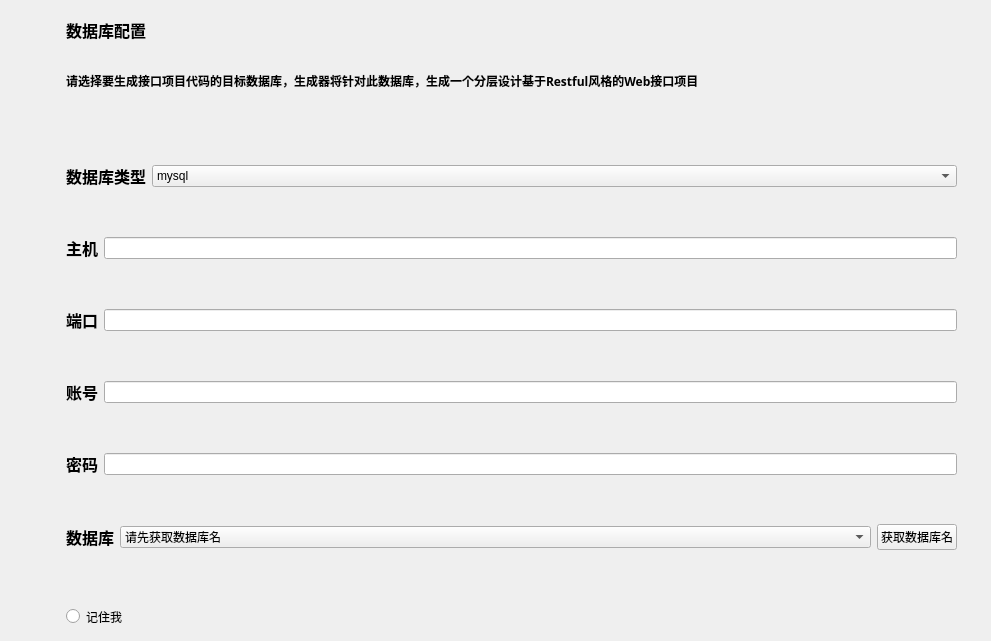
          <widget class="QWidget" name="scrollAreaWidgetContents_1">
           <property name="geometry">
            <rect>
             <x>0</x>
             <y>0</y>
             <width>991</width>
             <height>641</height>
            </rect>
           </property>
           <widget class="QRadioButton" name="radioButton">
            <property name="geometry">
             <rect>
              <x>66</x>
              <y>604</y>
              <width>80</width>
              <height>25</height>
             </rect>
            </property>
            <property name="text">
             <string>记住我</string>
            </property>
           </widget>
           <widget class="QLabel" name="label_db_4">
            <property name="geometry">
             <rect>
              <x>66</x>
              <y>14</y>
              <width>171</width>
              <height>31</height>
             </rect>
            </property>
            <property name="font">
             <font>
              <family>Microsoft YaHei</family>
              <pointsize>12</pointsize>
              <bold>true</bold>
             </font>
            </property>
            <property name="text">
             <string>数据库配置</string>
            </property>
           </widget>
           <widget class="QLabel" name="label_9">
            <property name="geometry">
             <rect>
              <x>66</x>
              <y>56</y>
              <width>851</width>
              <height>51</height>
             </rect>
            </property>
            <property name="font">
             <font>
              <family>Microsoft YaHei</family>
              <pointsize>12</pointsize>
              <bold>true</bold>
             </font>
            </property>
            <property name="frameShape">
             <enum>QFrame::NoFrame</enum>
            </property>
            <property name="frameShadow">
             <enum>QFrame::Plain</enum>
            </property>
            <property name="lineWidth">
             <number>2</number>
            </property>
            <property name="text">
             <string>&lt;html&gt;&lt;head/&gt;&lt;body&gt;&lt;p&gt;&lt;span style=&quot; font-size:9pt;&quot;&gt;请选择要生成接口项目代码的目标数据库，生成器将针对此数据库，生成一个分层设计基于Restful风格的Web接口项目&lt;/span&gt;&lt;/p&gt;&lt;/body&gt;&lt;/html&gt;</string>
            </property>
            <property name="textFormat">
             <enum>Qt::AutoText</enum>
            </property>
           </widget>
           <widget class="QWidget" name="layoutWidget">
            <property name="geometry">
             <rect>
              <x>66</x>
              <y>122</y>
              <width>891</width>
              <height>471</height>
             </rect>
            </property>
            <layout class="QVBoxLayout" name="verticalLayout">
             <item>
              <layout class="QHBoxLayout" name="horizontalLayout_27">
               <item>
                <widget class="QLabel" name="label_db_type_5">
                 <property name="sizePolicy">
                  <sizepolicy hsizetype="Preferred" vsizetype="Preferred">
                   <horstretch>0</horstretch>
                   <verstretch>0</verstretch>
                  </sizepolicy>
                 </property>
                 <property name="font">
                  <font>
                   <family>Microsoft YaHei</family>
                   <pointsize>12</pointsize>
                   <bold>true</bold>
                  </font>
                 </property>
                 <property name="text">
                  <string>数据库类型</string>
                 </property>
                </widget>
               </item>
               <item>
                <widget class="QComboBox" name="comboBox_db_type">
                 <property name="sizePolicy">
                  <sizepolicy hsizetype="Preferred" vsizetype="Fixed">
                   <horstretch>1</horstretch>
                   <verstretch>0</verstretch>
                  </sizepolicy>
                 </property>
                 <item>
                  <property name="text">
                   <string>mysql</string>
                  </property>
                 </item>
                </widget>
               </item>
              </layout>
             </item>
             <item>
              <layout class="QHBoxLayout" name="horizontalLayout_28">
               <item>
                <widget class="QLabel" name="label_db_host_5">
                 <property name="font">
                  <font>
                   <family>Microsoft YaHei</family>
                   <pointsize>12</pointsize>
                   <bold>true</bold>
                  </font>
                 </property>
                 <property name="text">
                  <string>主机</string>
                 </property>
                </widget>
               </item>
               <item>
                <widget class="QLineEdit" name="text_host">
                 <property name="sizePolicy">
                  <sizepolicy hsizetype="Expanding" vsizetype="Fixed">
                   <horstretch>0</horstretch>
                   <verstretch>0</verstretch>
                  </sizepolicy>
                 </property>
                 <property name="clearButtonEnabled">
                  <bool>true</bool>
                 </property>
                </widget>
               </item>
              </layout>
             </item>
             <item>
              <layout class="QHBoxLayout" name="horizontalLayout_29">
               <item>
                <widget class="QLabel" name="label_db_port_5">
                 <property name="font">
                  <font>
                   <family>Microsoft YaHei</family>
                   <pointsize>12</pointsize>
                   <bold>true</bold>
                  </font>
                 </property>
                 <property name="text">
                  <string>端口</string>
                 </property>
                </widget>
               </item>
               <item>
                <widget class="QLineEdit" name="text_port">
                 <property name="clearButtonEnabled">
                  <bool>true</bool>
                 </property>
                </widget>
               </item>
              </layout>
             </item>
             <item>
              <layout class="QHBoxLayout" name="horizontalLayout_30">
               <item>
                <widget class="QLabel" name="label_db_user_5">
                 <property name="font">
                  <font>
                   <family>Microsoft YaHei</family>
                   <pointsize>12</pointsize>
                   <bold>true</bold>
                  </font>
                 </property>
                 <property name="text">
                  <string>账号</string>
                 </property>
                </widget>
               </item>
               <item>
                <widget class="QLineEdit" name="text_user">
                 <property name="clearButtonEnabled">
                  <bool>true</bool>
                 </property>
                </widget>
               </item>
              </layout>
             </item>
             <item>
              <layout class="QHBoxLayout" name="horizontalLayout_31">
               <item>
                <widget class="QLabel" name="label_db_password_5">
                 <property name="font">
                  <font>
                   <family>Microsoft YaHei</family>
                   <pointsize>12</pointsize>
                   <bold>true</bold>
                  </font>
                 </property>
                 <property name="text">
                  <string>密码</string>
                 </property>
                </widget>
               </item>
               <item>
                <widget class="QLineEdit" name="text_password">
                 <property name="inputMask">
                  <string/>
                 </property>
                 <property name="echoMode">
                  <enum>QLineEdit::PasswordEchoOnEdit</enum>
                 </property>
                 <property name="clearButtonEnabled">
                  <bool>true</bool>
                 </property>
                </widget>
               </item>
              </layout>
             </item>
             <item>
              <layout class="QHBoxLayout" name="horizontalLayout_32">
               <item>
                <widget class="QLabel" name="label_tables_5">
                 <property name="sizePolicy">
                  <sizepolicy hsizetype="Fixed" vsizetype="Preferred">
                   <horstretch>0</horstretch>
                   <verstretch>0</verstretch>
                  </sizepolicy>
                 </property>
                 <property name="font">
                  <font>
                   <family>Microsoft YaHei</family>
                   <pointsize>12</pointsize>
                   <bold>true</bold>
                  </font>
                 </property>
                 <property name="text">
                  <string>数据库</string>
                 </property>
                </widget>
               </item>
               <item>
                <widget class="QComboBox" name="comboBox_database">
                 <property name="sizePolicy">
                  <sizepolicy hsizetype="Preferred" vsizetype="Fixed">
                   <horstretch>0</horstretch>
                   <verstretch>0</verstretch>
                  </sizepolicy>
                 </property>
                 <item>
                  <property name="text">
                   <string>请先获取数据库名</string>
                  </property>
                 </item>
                </widget>
               </item>
               <item>
                <widget class="QPushButton" name="button_get_db_names">
                 <property name="sizePolicy">
                  <sizepolicy hsizetype="Fixed" vsizetype="Fixed">
                   <horstretch>0</horstretch>
                   <verstretch>0</verstretch>
                  </sizepolicy>
                 </property>
                 <property name="text">
                  <string>获取数据库名</string>
                 </property>
                </widget>
               </item>
              </layout>
             </item>
            </layout>
           </widget>
          </widget>
